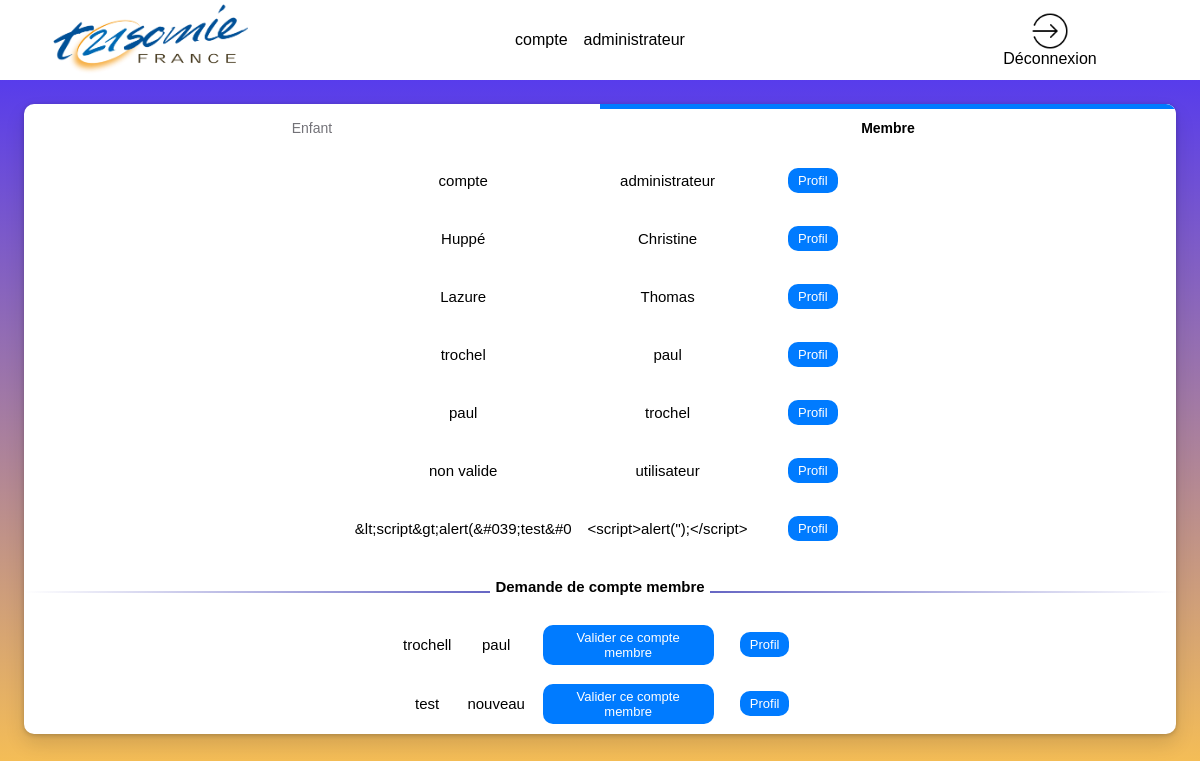
/modif_mdp.php (signed in), run on the app's committed database.
### tables this page shows
CREATE TABLE `membre` (
  `id_membre` int(11) NOT NULL,
  `nom` varchar(50) NOT NULL,
  `prenom` varchar(50) NOT NULL,
  `adresse` varchar(100) DEFAULT NULL,
  `code_postal` char(5) DEFAULT NULL,
  `ville` varchar(50) DEFAULT NULL,
  `courriel` varchar(50) DEFAULT NULL,
  `date_naissance` date NOT NULL,
  `mdp` varchar(500) DEFAULT NULL,
  `pro` tinyint(1) DEFAULT NULL,
  `compte_valide` tinyint(1) DEFAULT NULL,
  `role_user` int(1) NOT NULL
);

### modif_mdp.php (the view, shortened to what this page needs)
<!DOCTYPE html>
<html lang="fr" style="font-family: Arial,sans-serif;">
<?php
try {
    $linkpdo = new PDO("mysql:host=localhost;dbname=bddsae", "root", "");
}
catch (Exception $e) {
    die('Erreur : ' . $e->getMessage());
}
?>
<head>
    <link rel="stylesheet" href="style_page_certif_account.css">
    <link rel="stylesheet" href="https://use.fontawesome.com/releases/v5.8.1/css/all.css">
</head>
<body>
    <header>
        <img class="logo-association" src="/sae-but2-s1/img/logo_trisomie.png" alt="logo de l'association">
        <?php
        $mail =  $_SESSION['login_user'];
        try {
            $res = $linkpdo->query("SELECT nom, prenom FROM membre where courriel='$mail'");
        } catch (Exception $e) {
            die('Erreur : ' . $e->getMessage());
        }
        $double_tab = $res->fetchAll();
        $nombre_ligne = $res->rowCount();
        echo "<table>";
        for ($i = 0; $i < $nombre_ligne; $i++) {
            echo "<tr>";
            for ($y = 0; $y < 2; $y++) {
                echo "<td>";
                print_r($double_tab[$i][$y]);
                echo "</td>";
            }
            echo "</tr>";
        }
        echo "</table>";
        ?>
         <div onclick="window.location.href ='logout.php';" class="h-deconnexion">
            <img class="img-deco" src="img/deconnexion.png" alt="Déconnexion"> Déconnexion
        </div>
    </header>
    <main>
        <nav class="left-contenu">
            <?php
            if($_SESSION["role_user"]!=2){
                echo'<ul class="scrolling-tabs nav-links gl-display-flex gl-flex-grow-1 gl-w-full nav gl-tabs-nav nav gl-tabs-nav">';
               echo'<li class="nav-item">';
               echo'<a class="nav-link gl-tab-nav-item" data-placement="right" href="page_admin.php">Enfant</a>';
               echo'</li>';
                echo'<li class="nav-item">';
                echo'<a data-placement="" class="shortcuts-activity nav-link gl-tab-nav-item active gl-tab-nav-item-active" href="page_certif_compte.php">Membre</a>';
                echo'</li>';
                echo'</ul>';
            }
                    try {
                        $res = $linkpdo->query("SELECT * FROM `membre` WHERE compte_valide= 1;");
                    } catch (Exception $e) {
                        die('Erreur : ' . $e->getMessage());
                    }
                    $double_tab = $res->fetchAll();
                    $nombre_ligne = $res->rowCount();
                    echo "<table class='no-break'>";
                    for ($i = 0; $i < $nombre_ligne; $i++) {
                        echo "<tr>";
                        for ($y = 1; $y < 3; $y++) {
                            echo "<td>";
                            print_r($double_tab[$i][$y]);
                            echo "</td>";
                        }
                        $identifiant = $double_tab[$i][0];
                        echo '<td>';
                            echo '</td>';
                            echo "<td class=\"Profil\" >";
                                echo '<a href="page_certif_compte.php?idv='.$identifiant.'"><button class="acceder">Profil</button></a>';
                            echo "</td>";
                        echo "</tr>";
                    }
                    echo "</table>";
                    echo "<div class='divider'><span></span><span>Demande de compte membre</span><span></span></div>";
                    try {
                        $res = $linkpdo->query("SELECT * FROM `membre` WHERE compte_valide= 0;");
                    } catch (Exception $e) {
                        die('Erreur : ' . $e->getMessage());
                    }
                    $double_tab = $res->fetchAll();
                    $nombre_ligne = $res->rowCount();
                    echo "<table>";
                    for ($i = 0; $i < $nombre_ligne; $i++) {
                        echo "<tr>";
                        for ($y = 1; $y < 3; $y++) {
                            echo "<td>";
                            print_r($double_tab[$i][$y]);
                            echo "</td>";
                        }
                        $identifiant = $double_tab[$i][0];
                        echo '<td>';
                        echo "<button class=\"acceder\" type=\"button\" onclick=\"openDialog('dialog3', this)\">Valider ce compte membre</button>";
                        echo '</td>';
                        echo "<td class=\"Profil2\" >";
                        echo '<a href="page_certif_compte.php?id=' . $identifiant . '"><button class="acceder">Profil</button></a>';
                        echo "</td>";
                        echo "</tr>";
                    }
                    echo "</table>";
                    ?>
        </nav>
    </main>
</body>
</html>

### style_page_certif_account.css (style rules this page uses)
* { margin: 0; padding: 0; box-sizing: border-box; }
@media screen and (max-width: 1250px) { table, td { margin: auto; border-collapse: collapse; padding: 0.5rem; } }
@media screen and (max-width: 1250px) { a { text-decoration: none; color: black; } }
@media screen and (max-width: 1250px) { .Profil { border-collapse: collapse; padding: 1rem; text-align: left; } }
@media screen and (max-width: 1250px) { .Profil2 { border-collapse: collapse; padding: 1rem; text-align: left; } }
@media screen and (max-width: 1250px) { .divider { display: table; font-size: 100%; text-align: center; width: 100%; margin: 20px auto; } }
@media screen and (max-width: 1250px) { .divider span { display: table-cell; position: relative; } }
@media screen and (max-width: 1250px) { .divider span:first-child, .divider span:last-child { width: 50%; top: 13px; -moz-background-size: 100% 2px; background-size: 100% 2px; background-position: 0 0, 0 100%; background-repeat: no-repeat; } }
@media screen and (max-width: 1250px) { .divider span:first-child { background-image: -webkit-gradient(linear, 0 0, 0 100%, from(transparent), to(#6666c4)); background-image: -webkit-linear-gradient(180deg, transparent, #6666c4); background-image: -moz-linear-gradient(180deg, transparent, #6666c4); background-image: -o-linear-gradient(180deg, transparent, #6666c4); background-image: linear-gradient(90deg, transparent, #6666c4); } }
@media screen and (max-width: 1250px) { .divider span:nth-child(2) { font-weight: 600; color: #000; padding: 0px 5px; width: auto; white-space: nowrap; } }
@media screen and (max-width: 1250px) { .divider span:last-child { background-image: -webkit-gradient(linear, 0 0, 0 100%, from(#6666c4), to(transparent)); background-image: -webkit-linear-gradient(180deg, #6666c4, transparent); background-image: -moz-linear-gradient(180deg, #6666c4, transparent); background-image: -o-linear-gradient(180deg, #6666c4, transparent); background-image: linear-gradient(90deg, #6666c4, transparent); } }
@media screen and (max-width: 1250px) { header { display: grid; align-items: center; grid-template-columns: 1fr 50% 1fr; height: 10vh; background-color: rgb(255, 255, 255); } }
@media screen and (max-width: 1250px) { .logo-association { width: 65%; margin: auto; } }
@media screen and (max-width: 1250px) { .h-deconnexion { cursor: pointer; margin: auto; display: flex; flex-direction: column; align-items: center; } }
@media screen and (max-width: 1250px) { .img-deco { width: 40%; margin: auto; } }
@media screen and (max-width: 1250px) { body { display: flex; flex-direction: column; min-height: 100vh; justify-content: space-between; background: linear-gradient(0deg, rgba(255, 198, 76, 1) 0%, rgba(69, 45, 253, 1) 100%); } }
@media screen and (max-width: 1250px) { main { margin: 2%; min-height: 85vh; border-radius: 10px; font-size: 15px; } }
@media screen and (max-width: 1250px) { .left-contenu { text-align: center; overflow: auto; box-shadow: 0 10px 20px rgb(0 0 0 / 12%), 0 1px 5px rgb(0 0 0 / 22%); border-radius: 10px; background-color: #fff; } }
@media screen and (max-width: 1250px) { .nav-links li.active:not(.md-header-toolbar) a, .nav-links li.active:not(.md-header-toolbar) button, .nav-links li:not(.md-header-toolbar) a.active { color: #000; background-color: #fff; box-shadow: inset 0 5px 0 0 var(--gl-theme-accent, #007bff); } }
@media screen and (max-width: 1250px) { .nav-links li:not(.md-header-toolbar) a, .nav-links li:not(.md-header-toolbar) button { padding: 1rem 0.75rem; font-size: 14px; line-height: 1rem; color: #737278; border: 0; white-space: nowrap; } }
@media screen and (max-width: 1250px) { .gl-tab-nav-item-active { font-weight: 600; color: #333238; background-color: #fff; box-shadow: inset 0 2px 0 0 var(--gl-theme-accent, #007bff); } }
@media screen and (max-width: 1250px) { .nav-item { width: 50%; } }
@media screen and (max-width: 1250px) { .gl-tab-nav-item { display: flex; justify-content: center; overflow: hidden; transition: box-shadow 100ms linear; } }
@media screen and (max-width: 1250px) { .nav-link { text-decoration: none; background-color: transparent; } }
@media screen and (max-width: 1250px) { .nav-links { display: flex; padding: 0; margin: 0; list-style: none; height: auto; width: 100%; } }
@media screen and (max-width: 1250px) { button { padding: 5px 10px; border-radius: 10px; font-size: 13px; border: none; background-color: #007bff; cursor: pointer; transition: all 0.3s; margin: 1%; color: #fff; } }

### data on the page
membre: value "compte", value "administrateur"
membre: value "Huppé", value "Christine"
membre: value "Lazure", value "Thomas"
membre: value "trochel", value "paul"
membre: value "paul", value "trochel"
membre: value "non valide", value "utilisateur"
membre: value "&lt;script&gt;alert(&#039;test&#0", value "<script>alert('');</script>"
membre: value "trochell", value "paul"
membre: value "test", value "nouveau"
